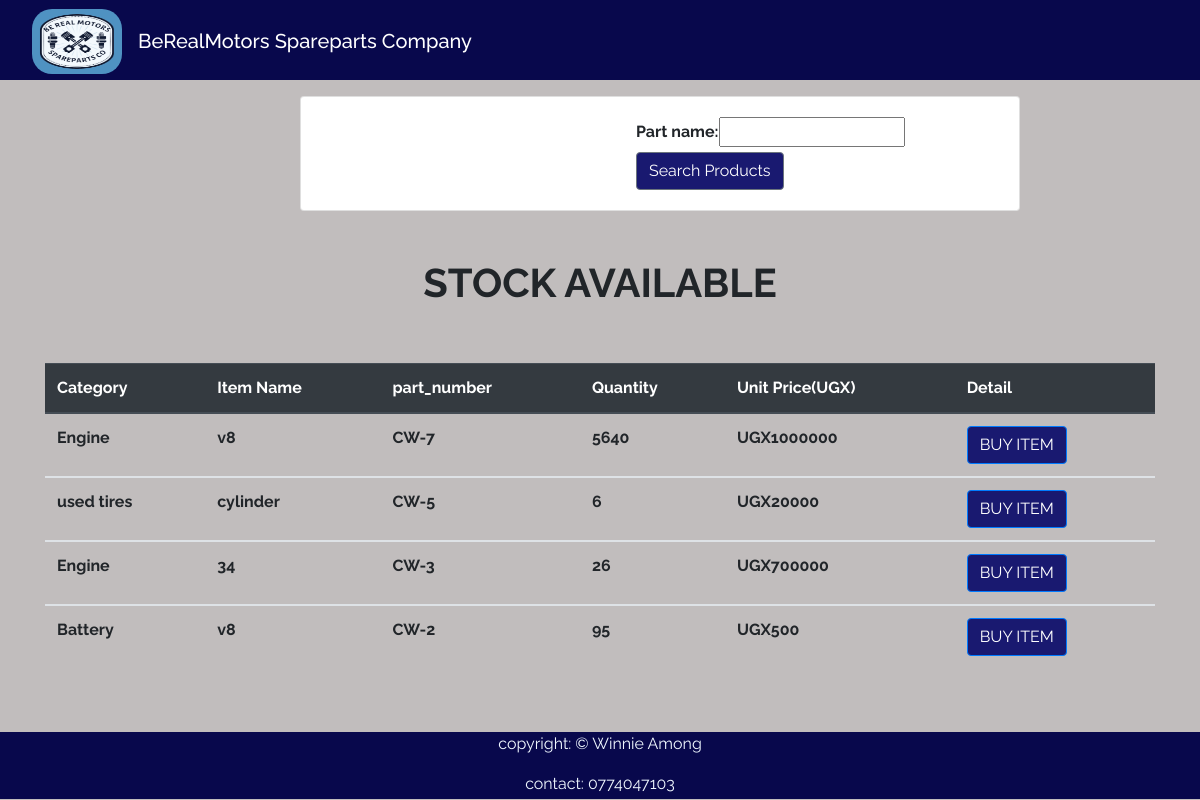
Page /home/ on the earlier database version.
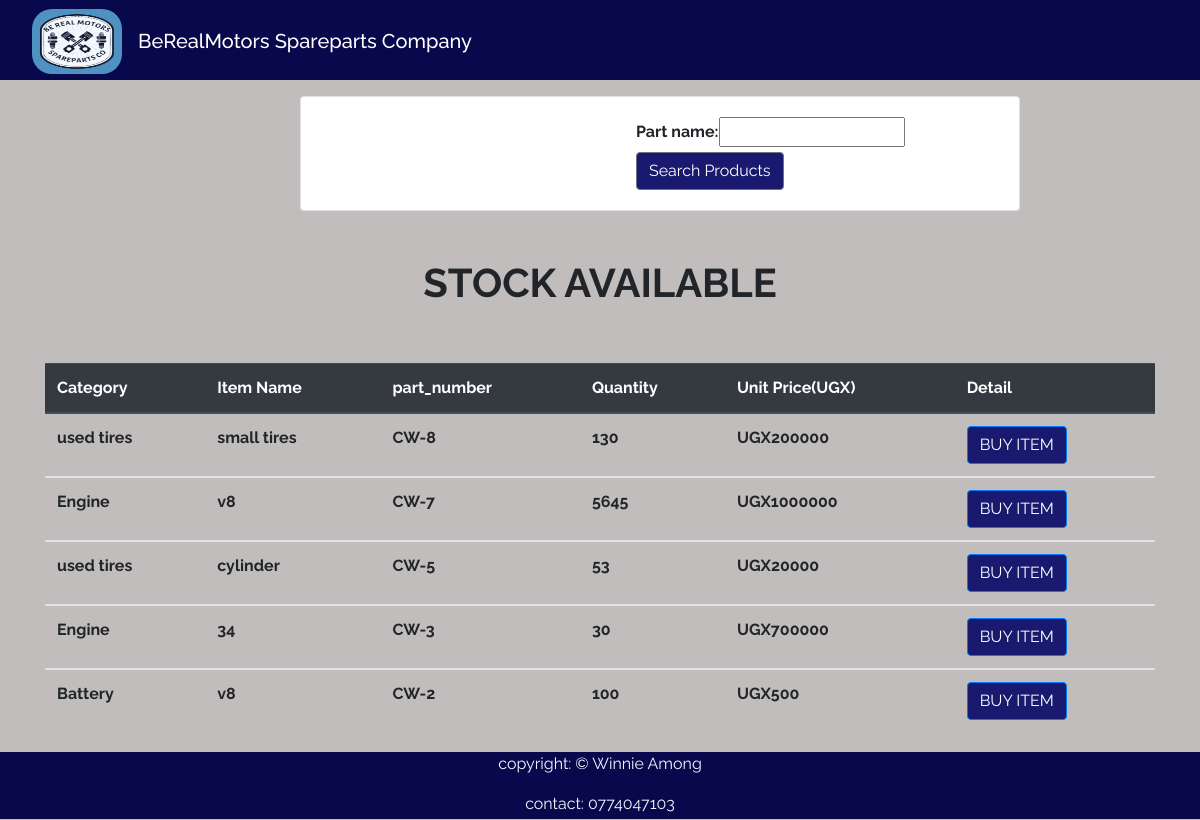
Same page on the later database version.
### spareApp/models.py (models this page shows, shortened)
class Product(models.Model):
    Category_name = models.ForeignKey(Category,on_delete=models.CASCADE,null=False, blank=False)
    part_name = models.CharField(max_length=50, null = False, blank=False)
    country_of_origin = models.CharField(max_length=50,null=False,blank=False)
    total_quantity = models.IntegerField(default=0, null=False, blank=False)
    issued_quantity = models.IntegerField(default=0, null=False,blank=False)
    received_quantity = models.IntegerField(default=0, null=False,blank=False)
    unit_price =models.IntegerField(default=0, null=False,blank=False)
    arrival_date =models.DateField(default=timezone.now)
    branch_name =models.CharField(max_length=100, null=False,blank=False)
    part_number = models.IntegerField(default=0,null=True,blank=True)

class Category(models.Model):
    name = models.CharField(max_length = 50, null = False, blank = False, unique=True)
    def __str__(self):
        return self.name

### spareApp/views.py (the view)
# urls.py: 2. Add a URL to urlpatterns:  path('', views.home, name='home')
def home(request):
    Products = Product.objects.all().order_by('-id')
    Product_filters = ProductFilter(request.GET,queryset = Products)
    Products = Product_filters.qs
    return render(request,'spare/home.html',{'products':Products,'product_filters':Product_filters})

### template/spare/home.html
{% extends 'spare/base.html'%}
{% block content%}
<br></br><br><br>
<div class="card" style="width: 60%; margin-left: 300px;">
  <div class="card-body">
    <div class="container">
      <form action="" id="Search" method="GET" style="padding-left:300px; font-weight: bolder;">
        {{product_filters.form}}
        <input type="submit" value="Search Products" style="background-color: #191970;" class="btn btn-secondary btn"/>
      </form>
    </div>
  </div>
</div>
<br>
<br>
<div class="container">
  <h1 class="text-center" style="font-weight: bolder;">STOCK AVAILABLE</h1>
  <br>
  <br>
  <table class="table">
    <thead class="thead-dark">
      <tr>
        <th scope="col">Category</th>
        <th scope="col">Item Name</th>
        <th scope="col">part_number</th>
        <th scope="col">Quantity</th>
        <th scope="col">Unit Price(UGX)</th>
        <th scope="col">Detail</th>
      </tr>
    </thead>
    {% for product in products %}
    <tbody>
      <tr>
        <td style="font-weight: bolder;">{{product.Category_name}}</td>
        <td style="font-weight: bolder;">{{product.part_name}}</td>
        <td style="font-weight: bolder;">CW-{{product.id}}</td>
        <td style="font-weight: bolder;">{{product.total_quantity}}</td>
        <td style="font-weight: bolder;">UGX{{product.unit_price}}</td>
        <td><a href="{% url 'product_detail' product.id %}"><input type="submit" value="BUY ITEM"
              class="btn btn-primary btn" type="button" style="background-color: #191970;" /></a></td>
      </tr>
    </tbody>
    {% endfor %}
  </table>
</div>
<br>
<br>
<br>
{% endblock %}

Differences in the rows shown:
added Product: Category_name "used tires", part_name "small tires", id "8", total_quantity "130", unit_price "200000"
changed Product id 7: total_quantity "5640" → "5645"
changed Product "cylinder": total_quantity "6" → "53"
changed Product id 3: total_quantity "26" → "30"
changed Product "Battery": total_quantity "95" → "100"
